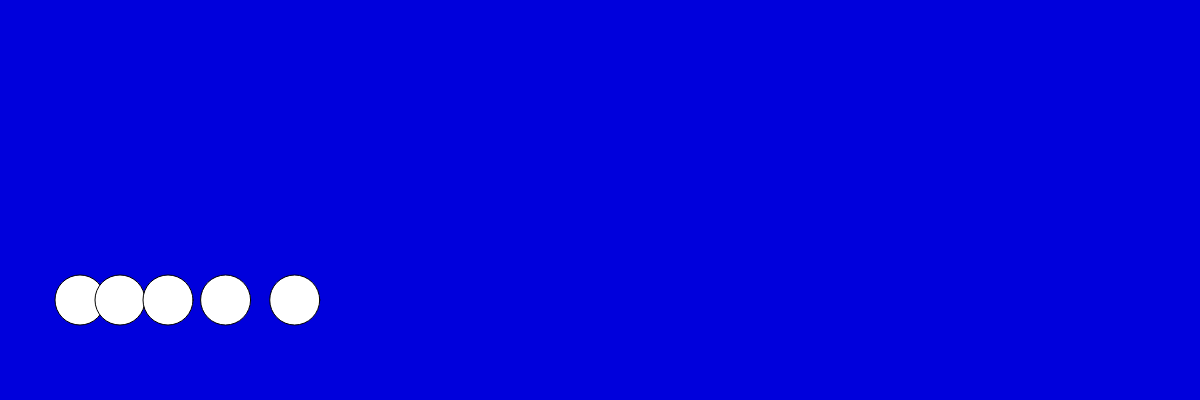
Frame 1 (no input)
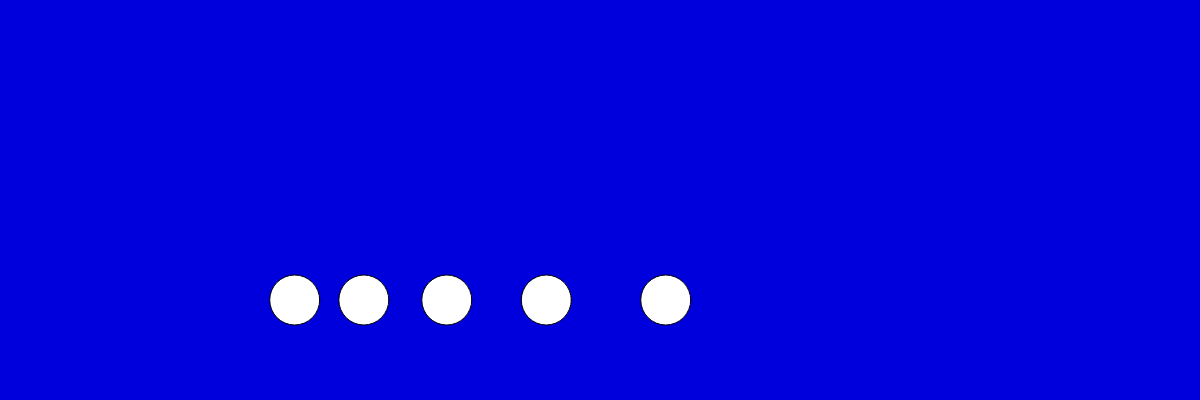
Frame 2 (the mouse pressed at the canvas centre, redrawn once)

The p5.js sketch that drew these frames (run headless with seeded random() and noise() and a simulated clock; the mouse was pressed at the canvas centre and the sketch redrawn once):

// p5.js sketch
// ── sketch.js
let circleX = 80;
let spacing = 40;

function setup() {
  createCanvas(1200, 400);
}

function draw() {
  background(0, 0, 220);


  circle(circleX, 300, 50);

  circleX = circleX + spacing;
  circle(circleX, 300, 50);

  spacing = spacing * 1.2;
  circleX = circleX + spacing;
  circle(circleX, 300, 50);

  spacing = spacing * 1.2;
  circleX = circleX + spacing;
  circle(circleX, 300, 50);

  spacing = spacing * 1.2;
  circleX = circleX + spacing;
  circle(circleX, 300, 50);

  noLoop();
}
